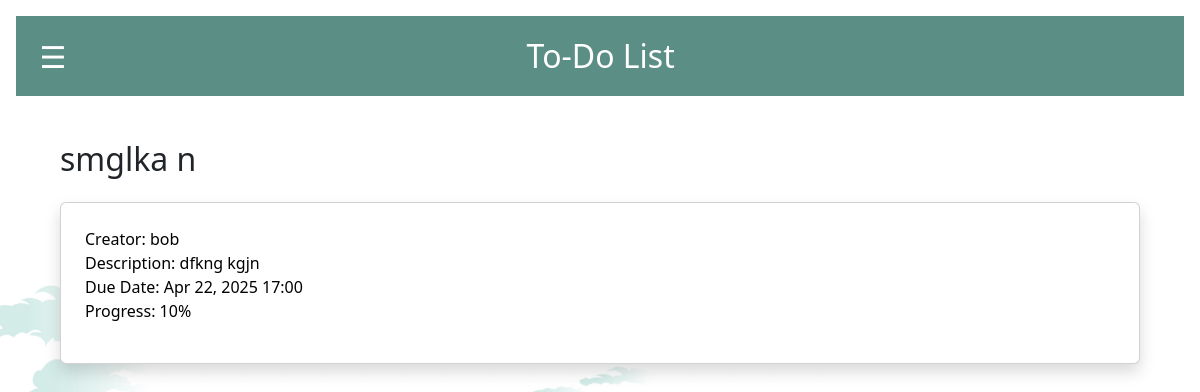
Page /shared_task/9 on the committed database.
### todoapp/models.py (models this page shows, shortened)
class Task(models.Model):
    name = models.CharField(max_length=255)
    creator = models.ForeignKey(User, on_delete=models.CASCADE)
    description = models.TextField()
    due_date = models.DateTimeField()
    progress = models.IntegerField(default=0)
    is_completed = models.BooleanField(default=False)
    is_archived = models.BooleanField(default=False)
    categories = models.ManyToManyField(Category, related_name="tasks", blank=True)
    assigned_users = models.ManyToManyField(User, related_name="assigned_tasks")
    notifications_enabled = models.BooleanField(default=False)

### todoapp/views.py (the view)
# urls.py: path('shared_task/<int:task_id>', views.shared_task_view, name='shared_task_view'),
def shared_task_view(request, task_id):
	task = get_object_or_404(Task, id=task_id)
	no_requests = True
	if request.user.is_authenticated:
		task_collab_filter = TaskCollabRequest.objects.filter(task_id = task_id, to_user=request.user)
		if task_collab_filter.exists():
			no_requests = False
	can_accept = (
		request.user.is_authenticated and
		request.user.username != task.creator.username and
		request.user not in task.assigned_users.all()
		and no_requests
		)
	context = {
		"task": task,
		"show_button": can_accept
	}
	return render(request, 'shared_task_view.html', context)

### todoapp/context_processors.py (called while the page is built)
def vapid_key(request):
    return {
        'vapid_key': settings.VAPID_PUBLIC_KEY
    }

### todoapp/templates/shared_task_view.html (shortened to what this page needs)
{% extends 'base.html' %}
{% block content %}
<div class="container mt-4">
    <h2 class="mb-4">{{ task.name }}</h2>
    <div class="card p-4 shadow">
        <p style="color: black;">
            Creator: {{ task.creator }}
        <br>
            Description: {{ task.description }}
        <br>
            Due Date: {{ task.due_date|date:"M d, Y H:i" }}
        <br>
            Progress: {{ task.progress }}%
        </p>
    </div>
</div>
{% endblock %}

### todoapp/templates/base.html (style rules this page uses)
body { margin: 0; background-image: url('../static/todolist-background.png'); background-size: cover; background-repeat: no-repeat; }

### rows in the picture
Task: name "smglka n", creator "bob", description "dfkng kgjn", due_date "Apr 22, 2025 17:00", progress "10"
